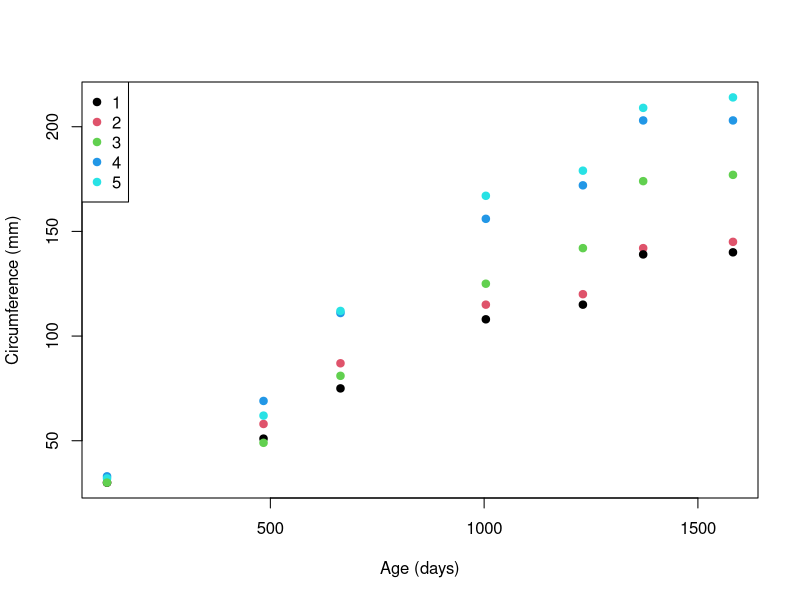
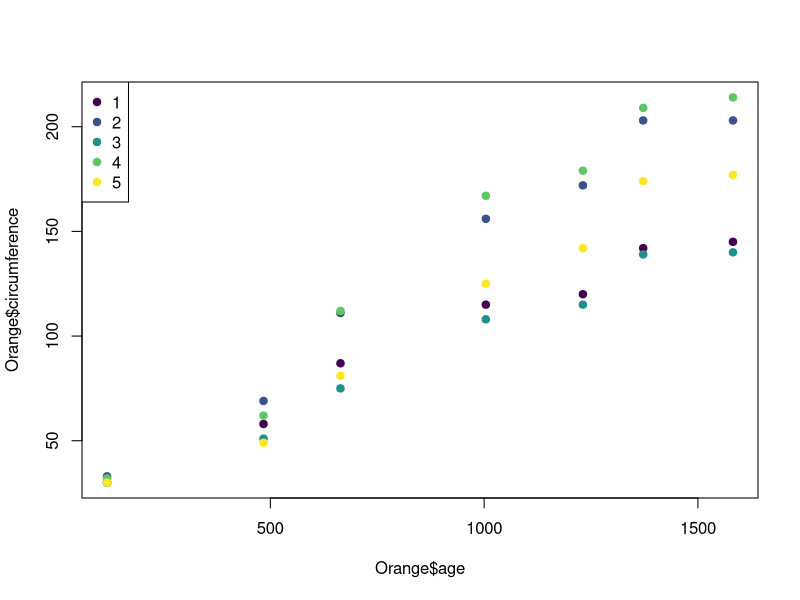
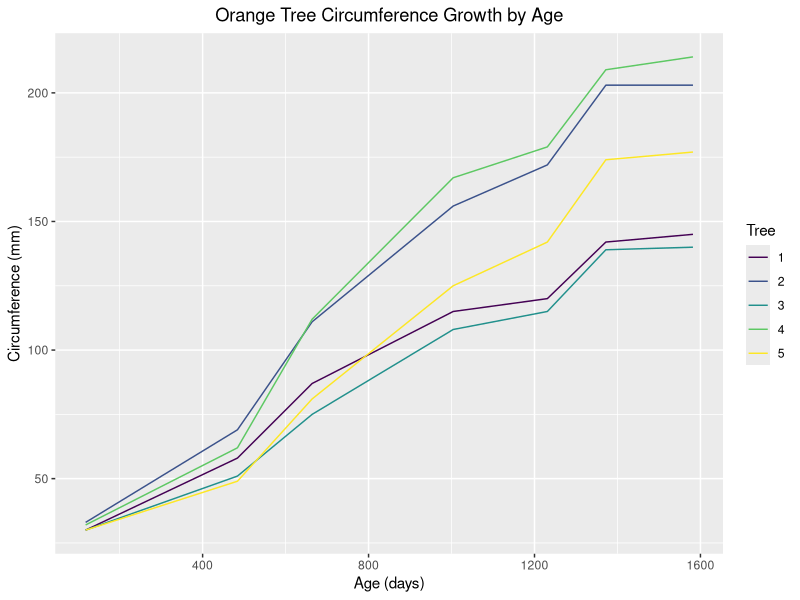

Write R code to recreate these figures, in order.

## Simple Scatter Plot with colors for each tree
data(Orange)

plot(Orange$age,Orange$circumference,xlab="Age (days)",ylab="Circumference (mm)",pch=19,col=Orange$Tree)

legend('topleft',sort(levels(Orange$Tree)),col=1:length(levels(Orange$Tree)),pch=19)


## Trials with viridis

library(viridis)

Orange$Tree <- factor(Orange$Tree, levels=seq(1,nlevels(Orange$Tree)),ordered=T)
tree.colors <- viridis(nlevels(Orange$Tree))

plot(x=Orange$age,y=Orange$circumference, type ='p',pch=19, col=tree.colors[Orange$Tree])

legend('topleft',legend=levels(Orange$Tree),col=tree.colors,pch=19)


## GGPLOT solution from:
library(ggplot2) 

ggplot(Orange, aes(x = age, y = circumference, color = Tree)) + 
  geom_line() + labs(x = "Age (days)", y = "Circumference (mm)", title = "Orange Tree Circumference Growth by Age") +
  theme(plot.title = element_text(hjust = 0.5))




